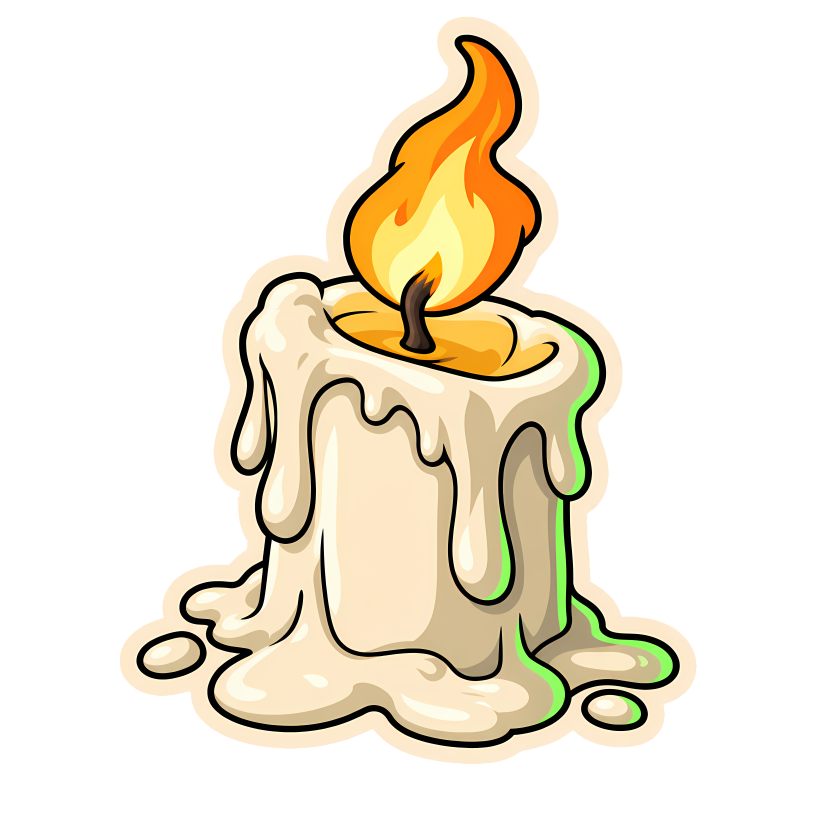
#> input picture art/nola-src/4k/L5.png, 4096 x 4096 px, given in place of H1.png, which was not available (shown at 1/5 size)
$ python prep_icons.py
#> lines starting #> are read from the running program, lines starting #| are printed output that depends on the picture; after the words box and inside, x2 and y2 are one past the last pixel; in counts of white or black regions, pixels touching at a corner belong together
"""Lay the 4K symbol masters (art/nola-src/4k/<ID>.png) out for Blender and the game:
  art/nola-src/icons/<ID>.png        1000x1000, the art's longer side 940 px, centred (what Blender maps to 10 units)
  art/nola-src/icons/<ID>_glow.png   a soft halo of the silhouette (white, alpha = blurred grown silhouette)
  art/blender/parts/<ID>/parts.json  {"size": [1000, 1000]} - the icon size pack_frames.py reads
  frontend/assets/flat/<ID>.webp     the still icon (400 px; BS / ES 800 px)
usage: python tools/fall/prep_icons.py [ID,ID..]"""
import json, os, sys
import numpy as np
from PIL import Image, ImageFilter

ROOT = os.path.dirname(os.path.dirname(os.path.dirname(os.path.abspath(__file__))))
IDS = "H1 H2 H3 H4 H5 H6 H7 L1 L2 L3 L4 L5 L6 L7 L8 L9 L10 M BS ES".split()
SIDE, ART = 1000, 940


def layout(sid):
#> called with sid = 'H1'
    im = Image.open(os.path.join(ROOT, "art", "nola-src", "4k", sid + ".png")).convert("RGBA")
#> im is the input picture: PIL image 4096x4096 RGBA; mean R, G, B, A 74.2, 66.5, 50.4, 90.1
    x0, y0, x1, y1 = im.getchannel("A").point(lambda v: 255 if v > 8 else 0).getbbox()
#> x0 = 598; y0 = 84; x1 = 3484; y1 = 3820
    im = im.crop((x0, y0, x1, y1))
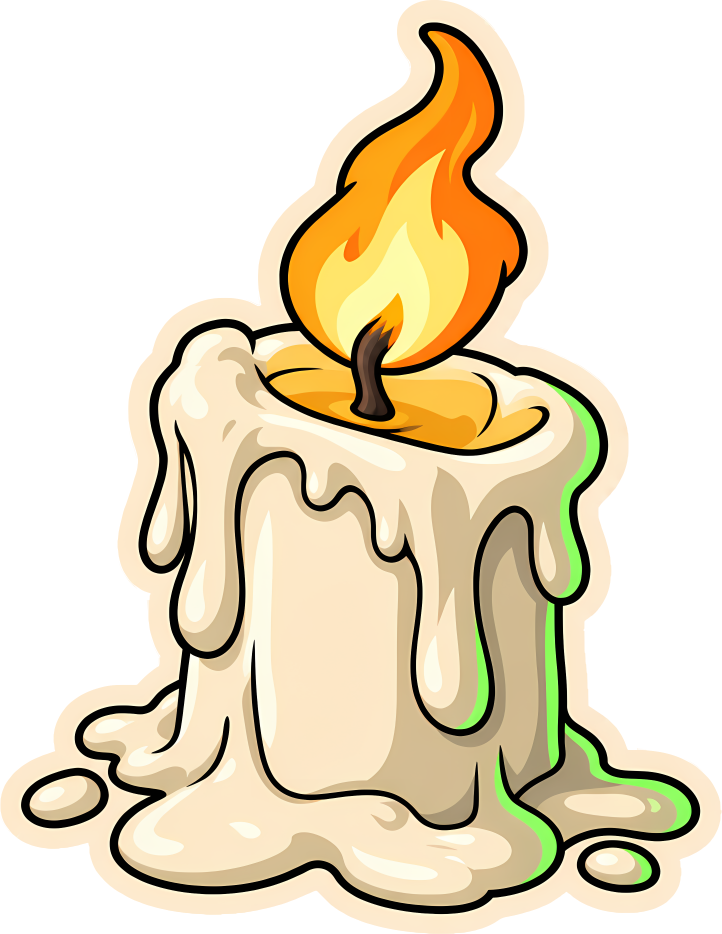
#> im: PIL image 2886x3736 RGBA (shown at 1/4 size); mean R, G, B, A 115.5, 103.5, 78.5, 140.2; transparent parts drawn white
    k = ART / max(im.size)
#> k = 0.252
    im = im.convert("RGBa").resize((round(im.size[0] * k), round(im.size[1] * k)), Image.LANCZOS).convert("RGBA")
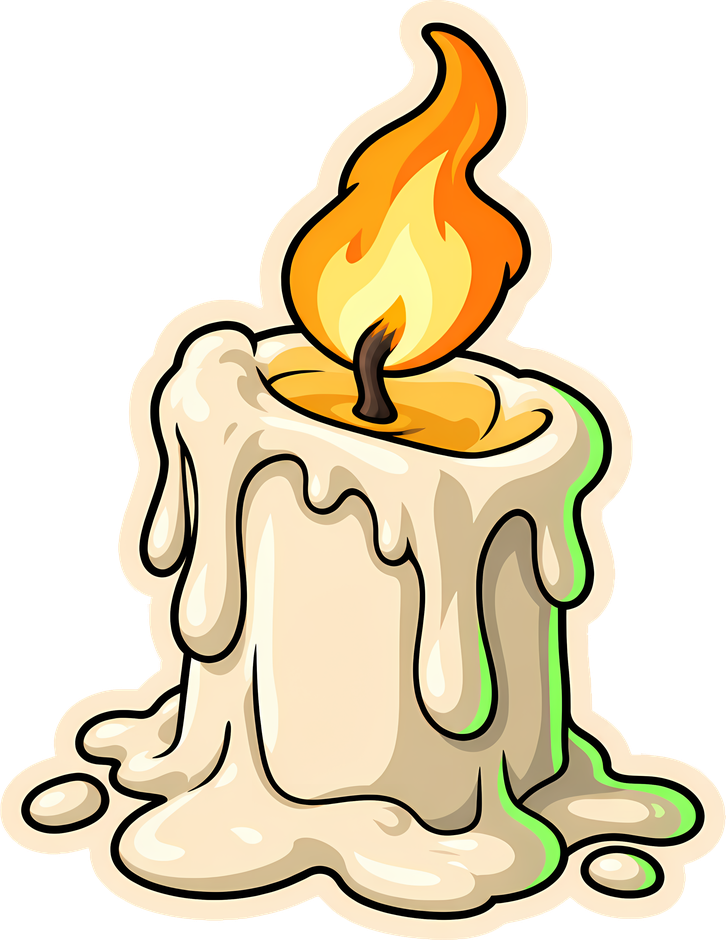
#> im: PIL image 726x940 RGBA; mean R, G, B, A 117.2, 105.2, 80, 140.2; transparent parts drawn white
    out = Image.new("RGBA", (SIDE, SIDE), (0, 0, 0, 0))
#> out: PIL image 1000x1000 RGBA; every value is 0
    out.alpha_composite(im, ((SIDE - im.size[0]) // 2, (SIDE - im.size[1]) // 2))
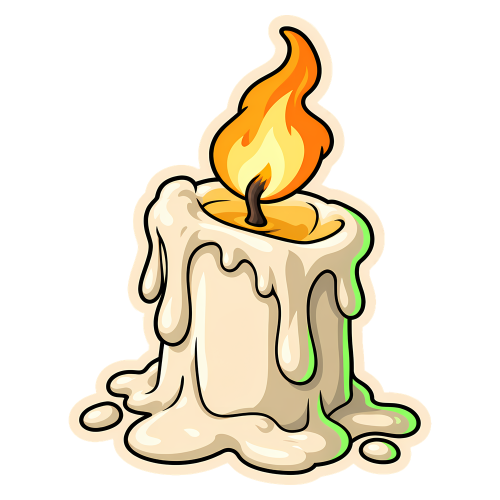
#> out: PIL image 1000x1000 RGBA (shown at 1/2 size); mean R, G, B, A 80, 71.8, 54.6, 95.7; transparent parts drawn white
    d = os.path.join(ROOT, "art", "nola-src", "icons")
    os.makedirs(d, exist_ok=True)
    out.save(os.path.join(d, sid + ".png"))
    # the halo canvas is 1200 px (12 units) so its soft edge never meets the square's border on a wide icon
    a = Image.new("L", (1200, 1200), 0)
#> a: PIL image 1200x1200 L; every value is 0
    a.paste(out.getchannel("A").point(lambda v: 255 if v > 100 else 0), (100, 100))
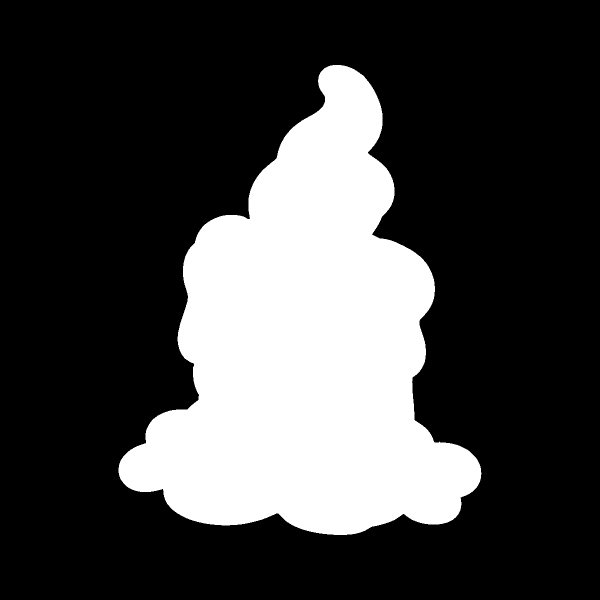
#> a: PIL image 1200x1200 L (shown at 1/2 size); 26.1% white; 1 white region, box (x1, y1, x2, y2) and area: (237, 130, 963, 1070) 375434
    a = a.resize((300, 300), Image.BILINEAR).filter(ImageFilter.MaxFilter(7)).filter(ImageFilter.GaussianBlur(7))
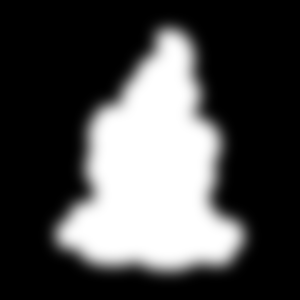
#> a: PIL image 300x300 L; min 0, max 255, mean 74.6
    a = a.resize((1200, 1200), Image.BICUBIC)
#> a: PIL image 1200x1200 L
    glow = Image.merge("RGBA", (Image.new("L", a.size, 255),) * 3 + (a,))
    glow.save(os.path.join(d, sid + "_glow.png"))
    pd = os.path.join(ROOT, "art", "blender", "parts", sid)
    os.makedirs(pd, exist_ok=True)
    json.dump({"size": [SIDE, SIDE]}, open(os.path.join(pd, "parts.json"), "w"))
    flat = 800 if sid in ("BS", "ES") else 400
    f = out.convert("RGBa").resize((flat, flat), Image.LANCZOS).convert("RGBA")
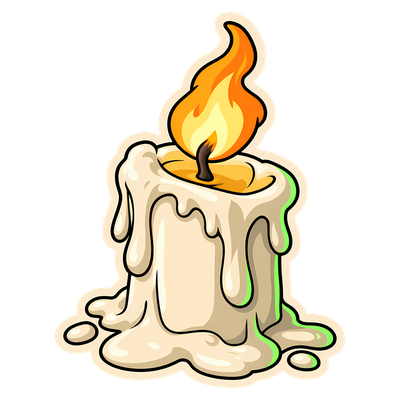
#> f: PIL image 400x400 RGBA; mean R, G, B, A 81.9, 73.8, 56.4, 95.7; transparent parts drawn white
    f.save(os.path.join(ROOT, "frontend", "assets", "flat", sid + ".webp"), "WEBP", quality=92, alpha_quality=100,
           method=6)
    return sid


if __name__ == "__main__":
    ids = sys.argv[1].split(",") if len(sys.argv) > 1 else IDS
    for s in ids:
        print(layout(s), end=" ", flush=True)
#> pass 2 of the loop `for s in ids:`:
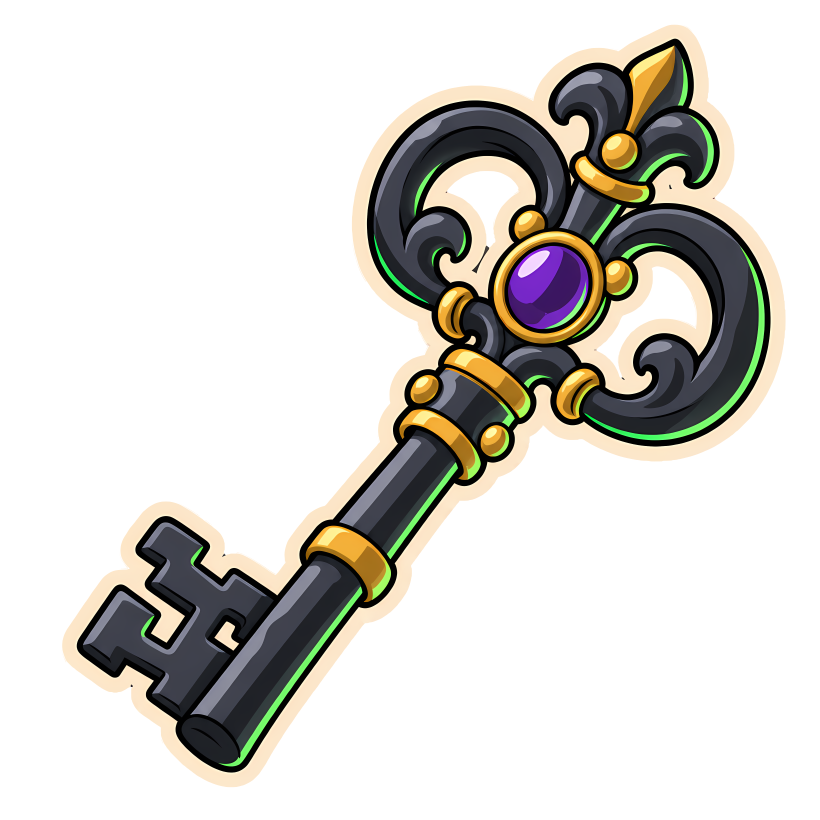
#> input picture art/nola-src/4k/L6.png, 4096 x 4096 px, given in place of H2.png, which was not available (shown at 1/5 size)
#> in layout, im is the input picture: PIL image 4096x4096 RGBA; mean R, G, B, A 36.8, 34.7, 29.6, 77.7
#> x0 = 307; y0 = 123; x1 = 3928; y1 = 3936
#> in layout (call 2), `a.paste(out.getchannel("A").point(lambda v: 255 if v > 100 else 0), (1..`:
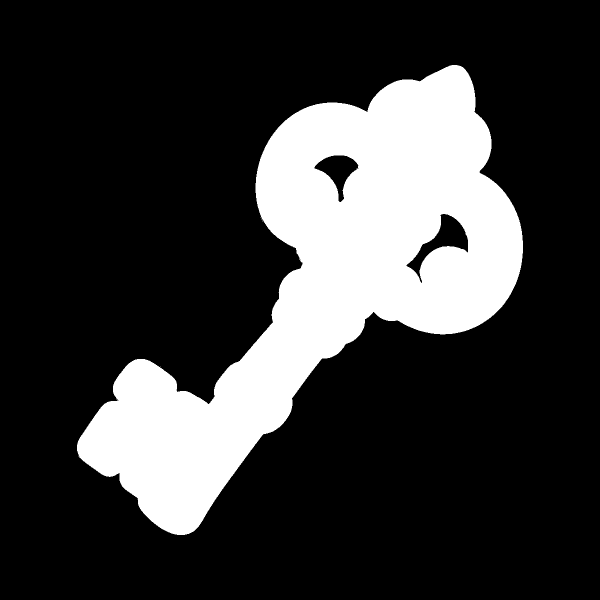
#> a: PIL image 1200x1200 L (shown at 1/2 size); 21.6% white; 2 white regions (1 under 20 px), largest, box (x1, y1, x2, y2) and area: (154, 130, 1046, 1070) 311192
#> in layout (call 2), `f = out.convert("RGBa").resize((flat, flat), Image.LANCZOS).convert("R..`:
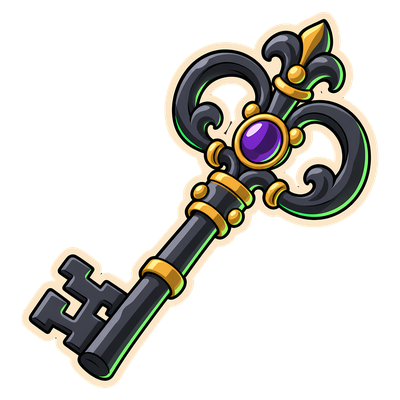
#> f: PIL image 400x400 RGBA; mean R, G, B, A 41.5, 39.3, 33.8, 79.3; transparent parts drawn white
#> (the run stopped early here; a loop or call above may not have finished)
